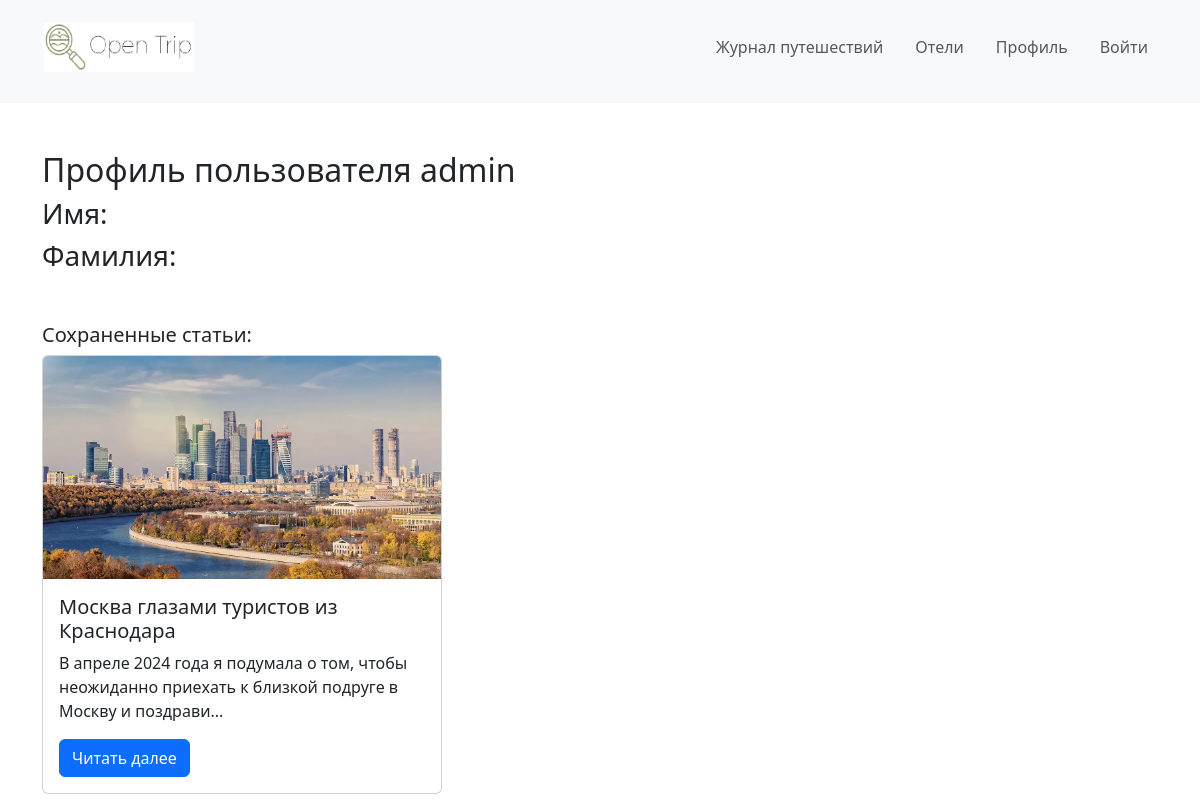
The page /users/profile/ (signed in) on the database its author committed.
### users/models.py (models this page shows, shortened)
class User(AbstractUser):
    USER_TYPE_CHOICES = (
        ('customer', 'Обычный пользователь'),
        ('hotel', 'Отель'),
    )
    user_type = models.CharField(
        max_length=20,
        choices=USER_TYPE_CHOICES,
        default='customer',
        verbose_name='Тип пользователя'
    )
    class Meta:
        verbose_name = 'Пользователь'
        verbose_name_plural = 'Пользователи'

### travel_journals/models.py (models this page shows, shortened)
class SavedArticle(models.Model):
    user = models.ForeignKey(settings.AUTH_USER_MODEL, on_delete=models.CASCADE, verbose_name="Пользователь", related_name="saved_articles")
    article = models.ForeignKey(Article, on_delete=models.CASCADE, verbose_name="Статья", related_name="saved_by_users")
    saved_at = models.DateTimeField(auto_now_add=True, verbose_name="Дата сохранения")
    class Meta:
        verbose_name = "Сохраненная статья"
        verbose_name_plural = "Сохраненные статьи"
        unique_together = ("user", "article")

class Article(models.Model):
    user = models.ForeignKey(settings.AUTH_USER_MODEL, on_delete=models.CASCADE, related_name='articles', verbose_name='Автор')
    title = models.CharField(max_length=200, verbose_name='Заголовок')
    content = models.TextField(verbose_name='Текст статьи')
    created_at = models.DateTimeField(auto_now_add=True, verbose_name='Дата создания')
    is_public = models.BooleanField(default=True, verbose_name='Публичный')
    category = models.ForeignKey(Category, on_delete=models.SET_NULL, null=True, blank=True, related_name='articles', verbose_name='Категория')
    tags = models.ManyToManyField(Tag, related_name='articles', blank=True, verbose_name='Теги')
    users_like = models.ManyToManyField(settings.AUTH_USER_MODEL, related_name='liked_articles', blank=True, verbose_name='Лайки')
    saved_by = models.ManyToManyField(settings.AUTH_USER_MODEL, blank=True, through="SavedArticle", verbose_name='Сохранено пользователями')
    class Meta:
        verbose_name = 'Статья'
        verbose_name_plural = 'Статьи'
        ordering = ['-created_at']

class ArticleImage(models.Model):
    article = models.ForeignKey(Article, on_delete=models.CASCADE, related_name='article_images', verbose_name='Статья')
    image = models.ImageField(upload_to='article_images/', verbose_name='Изображение')
    class Meta:
        verbose_name = 'Изображение статьи'
        verbose_name_plural = 'Изображения статьи'

### users/views.py (the view, shortened to what this page needs)
# urls.py: path('profile/', ProfileView.as_view(), name='profile'),
class ProfileView(LoginRequiredMixin, DetailView):
    model = User
    template_name = 'users/profile.html'
    context_object_name = 'user'
    def get_object(self, queryset=None):
        return self.request.user
    def get_context_data(self, **kwargs):
        context = super().get_context_data(**kwargs)
        user = self.request.user
        if hasattr(user, 'customer_profile'):
            profile = user.customer_profile
            context.update({
                'is_customer': True,
                'name': profile.name,
                'surname': profile.surname,
                'profile': profile,
                'saved_articles': user.saved_articles.all(),
            })
        return context

### users/templates/users/profile.html (shortened to what this page needs)
{% extends "base.html" %}
{% block body %}
<div class="container mt-5">
    <h2>Профиль пользователя {{ user.username }}</h2>
    {% if is_customer %}
        <div style="margin-bottom:50px;">
            <h3>Имя: {{ name }}</h3>
            <h3>Фамилия: {{ surname }}</h3>
        </div>
        <div>
            <h5>Сохраненные статьи:</h5>
            <div class="row">
                {% for saved_article in saved_articles %}
                    <div class="col-md-4">
                        <div class="card" style="width: 400px;">
                            <img src="{{ saved_article.article.article_images.first.image.url }}" class="card-img-top" alt="{{ saved_article.article.title }}">
                            <div class="card-body">
                                <h5 class="card-title">{{ saved_article.article.title }}</h5>
                                <p class="card-text">{{ saved_article.article.content|slice:":100" }}...</p>
                                <a href="{% url 'travel_journals_app:article_detail' saved_article.article.id %}" class="btn btn-primary">Читать далее</a>
                            </div>
                        </div>
                    </div>
                {% empty %}
                    <p>У вас нет сохраненных статей.</p>
                {% endfor %}
            </div>
        </div>
        </div>
    {% endif %}
{% endblock %}

### bookings/templates/base.html (style rules this page uses)
body { margin: 0; padding: 0; }

### rows shown on the page
User: username "admin"
SavedArticle: article.article_images.first.image (picture), article "Москва глазами туристов из Краснодара", article.content "В апреле 2024 года я подумала о том, чтобы неожиданно приехать к близкой подруге в Москву и поздрави"
